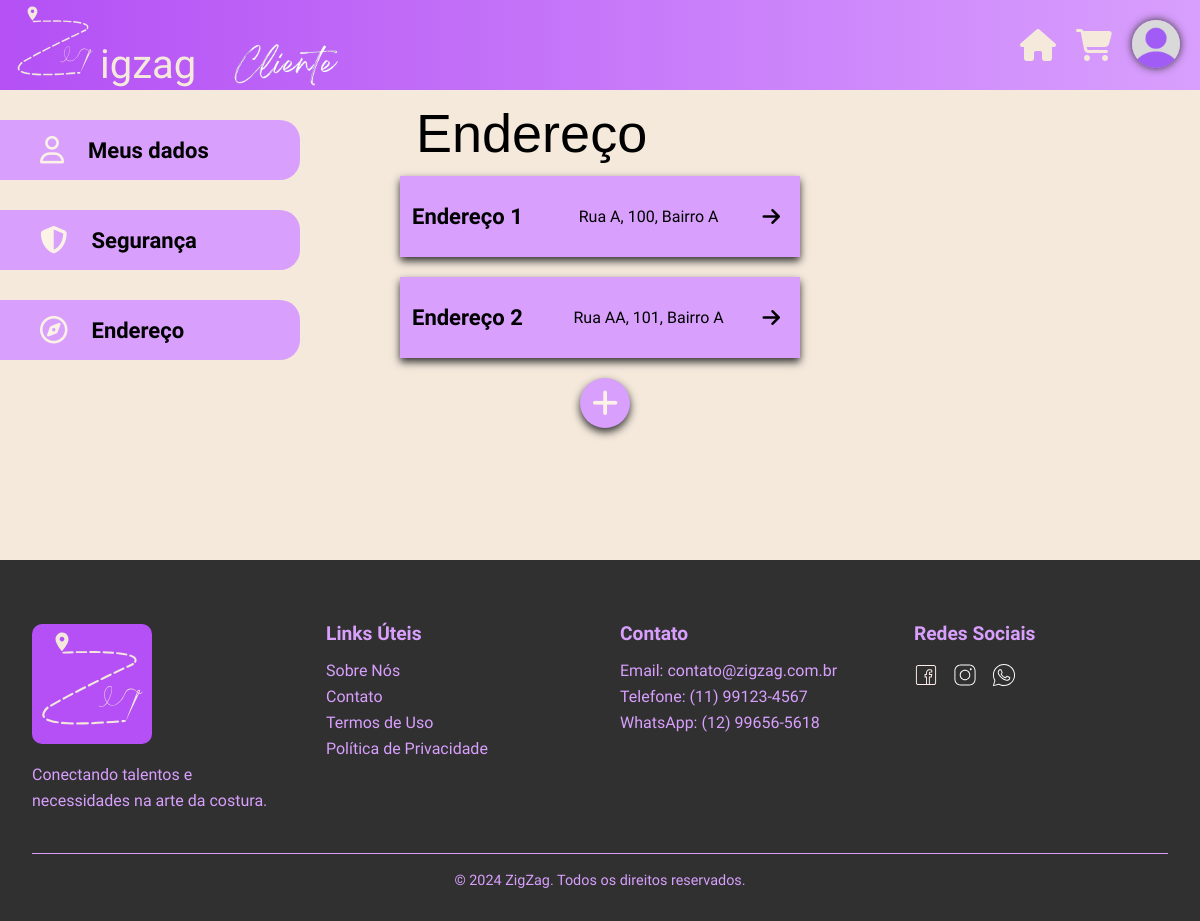
The app's page /cliente/endereco/index.php (signed in) with its own data.
### tables this page shows
CREATE TABLE IF NOT EXISTS tbl_endereco_cliente
(
    end_id integer NOT NULL PRIMARY KEY AUTO_INCREMENT,

    end_rua varchar(64),
    end_bairro varchar(32),
    end_numero int,
    end_complemento tinytext,
    end_cidade varchar(32),
    end_estado varchar(2),
    end_cep int,

    cli_id integer NOT NULL,
    FOREIGN KEY (cli_id) 
    REFERENCES tbl_cliente(cli_id)
    ON DELETE CASCADE

);

### web/cliente/bancoEndereco.php (called while the page is built, shortened)
<?php
function buscarEnderecosUsuario($conexao, $cli_id)
{
    $queryEnderecos = "SELECT end_id, end_rua, end_bairro, end_numero, end_complemento, end_cidade, end_estado, end_cep
        FROM tbl_endereco_cliente
        WHERE cli_id = $cli_id";
    $resultadoEnderecos = mysqli_query($conexao, $queryEnderecos);
    if ($resultadoEnderecos) {
        return mysqli_fetch_all($resultadoEnderecos, MYSQLI_ASSOC);
    } else {
        return false;
    }
}

### web/cliente/endereco/index.php (the view, shortened to what this page needs)
<!DOCTYPE html>
<html lang="pt-br">
<head>
  <link rel="stylesheet" href="endereco.css" />
  <link rel="stylesheet" href="../home.css" />
  <link rel="stylesheet" href="https://unpkg.com/leaflet@1.9.4/dist/leaflet.css" />
  <?php
  require_once "../../conexao.php";
  require_once "../bancoEndereco.php";
  $dados_endereco = buscarEnderecosUsuario($conexao, $_SESSION["cli_id"]);
  ?>
</head>
<body>
  <header class="top">
    <div class="header_logo">
      <a href="../../"><img class="logo_header" src="../../assets/svg/logo.svg" width="90" height="90"
          alt="Logo ZigZag">
        <p class="zigzag_txt">igzag</p>
        <img class="cost_text" src="../../assets\images\usu_img\ZigZag.png" alt="costureiro">
      </a>
    </div>
    <nav class="nav_header">
    </nav>
    <a class="icon" href="../"><i class="fa-solid fa-house fa-2x"></i>
    </a>
    <a class="icon" href="index.php"><i class="fa-solid fa-cart-shopping fa-2x"></i>
    </a>
    <a class="icon" href="index.php"><img class="icon_img_perfil"
        src="../../assets/uploads/profilepictures/<?php echo $_SESSION["cli_perfil"]; ?>" alt="Foto de perfil" />
    </a>
  </header>
  <div class="secoes">
    <div class="paginas">
      <ul>
        <a href="../perfil/" class="choice">
          <li>
            <i class="fa-regular fa-user fa-lg" style="color: #fdf2e6"></i>Meus dados
          </li>
        </a>
        <a href="../seguranca/" class="choice">
          <li>
            <i class="fa-solid fa-shield-halved fa-lg" style="color: #fdf2e6"></i>Segurança
          </li>
        </a>
        <a href="index.php" class="choice">
          <li>
            <i class="fa-regular fa-compass fa-lg" style="color: #fdf2e6"></i>Endereço
          </li>
        </a>
      </ul>
    </div>
    <div class="endereco">
      <p class="title">Endereço</p>
      <?php
      foreach ($dados_endereco as $linha => $valores) {
        ?>
        <a href="detalhes?id=<?php echo $valores['end_id']; ?>">
          <div class="setor_endereco">
            <h1>Endereço <?php echo $linha + 1; ?></h1>
            <p><?php echo $valores['end_rua'] . ", " . $valores['end_numero'] . ", " . $valores['end_bairro']; ?></p>
            <i class="fa-solid fa-arrow-right fa-lg"></i>
          </div>
        </a>
        <?php
      }
      ?>
      <div id="add" class="add_endereco">
        <a href="./adicionar">
          <i class="fa-solid fa-plus" style="color: #fdf2e6"></i>
        </a>
      </div>
    </div>
  </div>
  <footer class="footer">
    <div class="container">
      <div class="footer-content">
        <div class="footer-section">
          <img src="../../assets/svg/logo.svg" alt="ZigZag Logo" class="footer-logo" />
          <p>Conectando talentos e necessidades na arte da costura.</p>
        </div>
        <div class="footer-section">
          <h3>Links Úteis</h3>
          <ul>
            <li><a href="sobre.html">Sobre Nós</a></li>
            <li><a href="contato.html">Contato</a></li>
            <li><a href="termos.html">Termos de Uso</a></li>
            <li><a href="privacidade.html">Política de Privacidade</a></li>
          </ul>
        </div>
        <div class="footer-section">
          <h3>Contato</h3>
          <ul>
            <li>Email: contato@zigzag.com.br</li>
            <li>Telefone: (11) 99123-4567</li>
            <li>WhatsApp: (12) 99656-5618</li>
          </ul>
        </div>
        <div class="footer-section">
          <h3>Redes Sociais</h3>
          <div class="social-links">
            <a href="#"><img src="../../assets/svg/facebook.svg" alt="Facebook" /></a>
            <a href="https://www.instagram.com/zigzag_ltda"><img src="../../assets/svg/instagram.svg"
                alt="Instagram" /></a>
            <a href="#"><img src="../../assets/svg/whatsapp.svg" alt="WhatsApp" /></a>
          </div>
        </div>
      </div>
      <div class="footer-bottom">
        <p>&copy; 2024 ZigZag. Todos os direitos reservados.</p>
      </div>
    </div>
  </footer>
</body>
</html>

### web/cliente/endereco/endereco.css (style rules this page uses)
* { margin: 0; padding: 0; border: 0; font-size: 100%; font-family: "Iansui", cursive; cursor: default; box-sizing: border-box; vertical-align: baseline; }
article, aside, details, figcaption, figure, footer, header, hgroup, menu, nav, section { display: block; }
:root { --vermelho-erro: #f73151; --roxo-principal: #b450f5; --roxo-claro: #d89ffd; --roxo-mais-claro: #e7cef6; --preto: #303030; --cinza-escuro: #545454; --cinza: #a6a6a6; --bege: #f5e9dc; --bege-claro: #f5e9db; --amarelo: #edbd44; --mobile-pequeno: 320px; --mobile-normal: 480px; --tablet: 768px; --notebook: 1024px; --desktop: 1280px; --ultra-wide: 1440px; }
html, body { width: 100%; position: relative; }
body { line-height: 1; background-color: var(--bege); overflow-x: hidden; }
ol, ul { list-style: none; }
.top { background: linear-gradient(90deg, var(--roxo-principal), var(--roxo-claro)); width: 100%; display: flex; box-sizing: border-box; }
.nav_header { width: 100%; display: flex; justify-content: space-around; align-items: center; flex-wrap: wrap; padding: 0 10px; box-sizing: border-box; }
.zigzag_txt { color: #f5e9db; font-family: "Iansui"; font-size: 40px; align-self: center; }
.logo_header { cursor: pointer; margin-left: 10px; transition: all 0.3s ease; }
.icon { align-self: center; padding-right: 20px; color: #f5e9db; transition: all 0.3s ease; }
.icon::after { content: ""; position: absolute; width: 0; height: 2px; left: 50%; bottom: 0; background-color: var(--bege-claro); transition: all 1s ease; transform: translateX(-50%); }
.icon_img_perfil { width: 48px; height: 48px; border-radius: 100%; justify-content: center; box-shadow: #303030 0px 0px 8px; }
.footer { width: 100%; background-color: var(--preto); padding: 4rem 0 2rem; margin-top: 200px; }
.footer-logo { background-color: var(--roxo-principal); border-radius: 10px; transition: all 0.3s ease; }
.footer .container { max-width: 1200px; margin: 0 auto; padding: 0 2rem; }
.footer-content { display: grid; grid-template-columns: repeat(4, 1fr); gap: 40px; margin-bottom: 40px; }
.footer-section h3 { color: var(--roxo-claro); margin-bottom: 20px; font-size: 1.2em; }
.footer-logo { width: 120px; margin-bottom: 15px; }
.footer-section p { color: var(--roxo-claro); line-height: 1.6; }
.footer-section ul { list-style: none; padding: 0; color: var(--roxo-claro); }
.footer-section ul li { margin-bottom: 10px; }
.footer-section ul li a { color: var(--roxo); text-decoration: none; transition: color 0.3s ease; cursor: pointer; }
.social-links { display: flex; gap: 15px; }
.social-links img { width: 24px; height: 24px; transition: transform 0.3s ease; cursor: pointer; }
.footer-bottom { text-align: center; padding-top: 20px; border-top: 1px solid var(--roxo-claro); }
.footer-bottom p { color: var(--roxo-claro); font-size: 0.9em; }

### records on screen
tbl_endereco_cliente: end_rua "Rua A", end_numero "100", end_bairro "Bairro A"
tbl_endereco_cliente: end_rua "Rua AA", end_numero "101", end_bairro "Bairro A"
